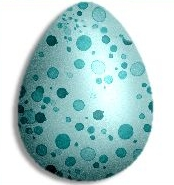
%> input picture Circle Detect Hough/egg.jpg, 174 x 185 px
$ octave --eval "result = detectEdges(imread('egg.jpg'));"   (GNU Octave 9; MATLAB toolbox functions it lacks are replaced by stand-ins)
%> lines starting %> are read from the running program, lines starting %| are printed output that depends on the picture; in (x1, y1, x2, y2) boxes, pixels count from 0 and x2, y2 are one past the last pixel; in counts of white or black regions, pixels touching at a corner belong together; the program's own positions count from 1
function [edges] = detectEdges(im, threshold)% convert the image to gray scale
% covert im to grayscale
im = rgb2gray(im);
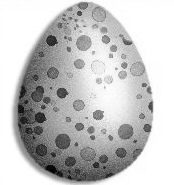
%> im: size 185x174 uint8; min 0, max 255, mean 196.4

% blur the image
h = fspecial('gaussian');
im = imfilter(im,h);
% covert im to grayscale

dx = [-1 0 1; -1 0 1; -1 0 1];
dy = dx';

% derivatives of the image
Gx = conv2(im, dx, 'same');
Gy = conv2(im, dy, 'same');
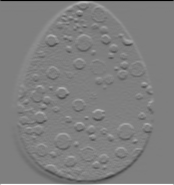
%> Gy: size 185x174 double; min -763, max 765, mean 0.1; drawn with min black and max white

mag = sqrt(Gx.^2+Gy.^2);
ang = atan(Gy/Gx);
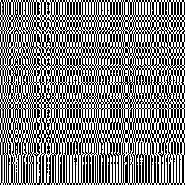
%> ang: size 185x185 double; min -1.57, max 1.57, mean 0.0027; drawn with min black and max white

threshold = mean(mag(:));
%> threshold = 59.49


% set threshold
if (nargin == 1)
    threshold = mean(mag(:),1)*2;
%> threshold = 119
end

% non-maxima suppression
temp = mag > threshold;
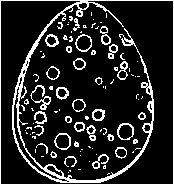
%> temp: size 185x174 logical; 14.8% white in thin lines or dots
output = imdilate(temp, [1 1 1; 1 0 1; 1 1 1]);
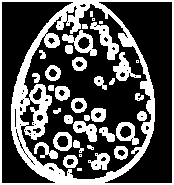
%> output: size 185x174 logical; 33% white; 37 white regions (6 under 20 px), largest, box (x1, y1, x2, y2) and area: (0, 0, 174, 185) 6470, (90, 22, 119, 60) 400, (62, 30, 97, 56) 348
output = imerode(output, [1 1 1; 1 0 1; 1 1 1]);
%> output: size 185x174 logical; 16.8% white; 81 white regions (52 under 20 px), largest, box (x1, y1, x2, y2) and area: (0, 0, 174, 185) 3136, (26, 85, 51, 139) 330, (95, 26, 118, 59) 195

% find the coordinates
in = output < 1;
mag(in) = 0;
[m n] = size(mag);
%> m = 185; n = 174
mag(1,:)=0;mag(m,:)=0;mag(:,1)=0;mag(:,n)=0;
%> after `mag(:,n)=0`:
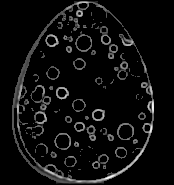
%> mag: size 185x174 double; min 0, max 411.5, mean 23.5; drawn with min black and max white
ang(in) = 0;
[m n] = size(ang);
%> n = 185
ang(1,:)=0;ang(m,:)=0;ang(:,1)=0;ang(:,n)=0;
%> after `ang(:,n)=0`:
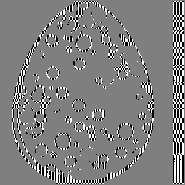
%> ang: size 185x185 double; min -1.57, max 1.57, mean 5.85e-05; drawn with min black and max white

[y x z] = find(mag > 0);
%> y = 4683 values from 2 to 184; x = 4683 values from 13 to 154; z = 4683 logical values, 4683 true

%return the results;
[m n] = size(im);
%> n = 174
edges = zeros(m,n);
%> (the run ends here)
